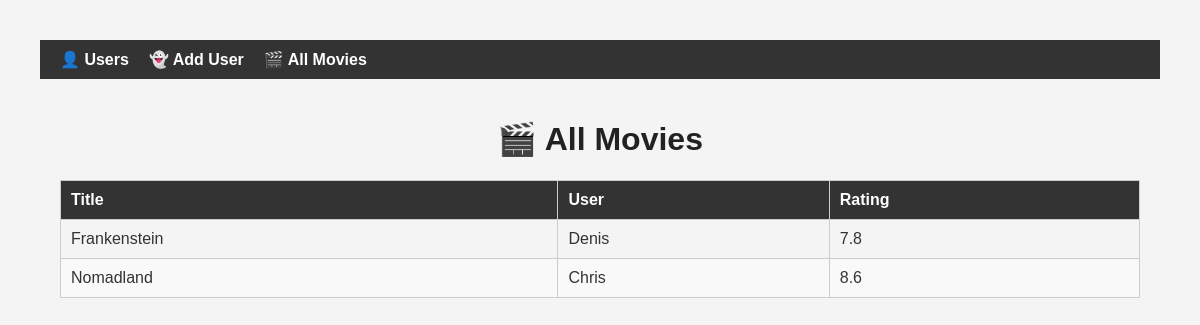
/all_movies, run on an earlier commit of the app's database.
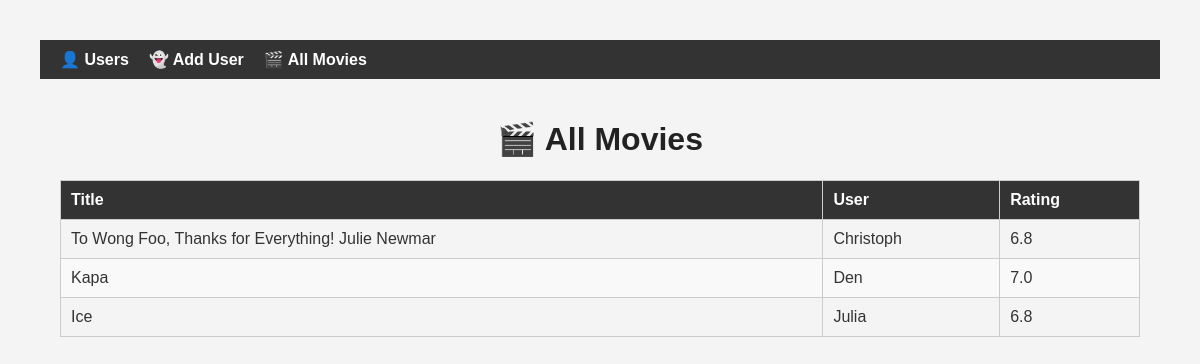
And on a later commit of the database.
### models.py (models this page shows, shortened)
class Movie(db.Model):
    __tablename__ = 'movies'
    movie_id = db.Column(db.Integer, primary_key=True)
    movie_name = db.Column(db.String)
    movie_director = db.Column(db.String)
    movie_year = db.Column(db.Integer)
    movie_rating = db.Column(db.Float)
    poster_url = db.Column(db.String)
    imdb_url = db.Column(db.String)
    user_id = db.Column(db.Integer, db.ForeignKey('users.user_id'))

class User(db.Model):
    __tablename__ = 'users'
    user_id = db.Column(db.Integer, primary_key=True)
    user_name = db.Column(db.String)
    movies = db.relationship('Movie', backref='user', lazy=True)

### app.py (the view)
@app.route('/all_movies')
def all_movies():
    movies = Movie.query.all()
    return render_template('all_movies.html', movies=movies)

### templates/all_movies.html (shortened to what this page needs)
{% extends "base.html" %}
{% block content %}
<h1>🎬 All Movies</h1>
<table class="movie-table">
    <thead>
        <tr>
            <th>Title</th>
            <th>User</th>
            <th>Rating</th>
        </tr>
    </thead>
    <tbody>
        {% for movie in movies %}
        <tr>
            <td>{{ movie.movie_name }}</td>
            <td>{{ movie.user.user_name }}</td>
            <td>{{ movie.movie_rating }}</td>
        </tr>
        {% else %}
        <tr>
            <td colspan="3">No movies found.</td>
        </tr>
        {% endfor %}
    </tbody>
</table>
{% endblock %}

### templates/base.html (shortened to what this page needs)
<!doctype html>
<html lang="en">
<head>
    <link rel="stylesheet" href="{{ url_for('static', filename='style.css') }}">
</head>
<body>
    <nav class="navbar">
        <a href="{{ url_for('list_users') }}">👤 Users</a>
        <a href="{{ url_for('add_user') }}"> 👻 Add User</a>
        <a href="{{ url_for('all_movies') }}">🎬 All Movies</a>
    </nav>
    <div class="container">
        {% block content %}{% endblock %}
    </div>
</body>
</html>

### static/style.css (style rules this page uses)
.navbar { background-color: #333; padding: 10px 20px; display: flex; gap: 20px; }
.navbar a { color: white; text-decoration: none; font-weight: bold; }
.container { max-width: 1200px; margin: auto; padding: 20px; }
body { font-family: Arial, sans-serif; margin: 40px; background-color: #f4f4f4; color: #333; }
h1 { text-align: center; color: #222; }
a { text-decoration: none; color: #007BFF; }
.movie-table { width: 100%; border-collapse: collapse; margin-top: 20px; }
.movie-table th, .movie-table td { padding: 10px; border: 1px solid #ccc; text-align: left; }
.movie-table th { background-color: #333; color: white; }
.movie-table tr:nth-child(even) { background-color: #f9f9f9; }

What changed in the data, as far as the page shows it:
changed Movie: movie_name "Frankenstein" → "To Wong Foo, Thanks for Everything! Julie Newmar"; user.user_name "Denis" → "Christoph"; movie_rating "7.8" → "6.8"
changed Movie: movie_name "Nomadland" → "Kapa"; user.user_name "Chris" → "Den"; movie_rating "8.6" → "7.0"
added Movie: movie_name "Ice", user.user_name "Julia", movie_rating "6.8"
